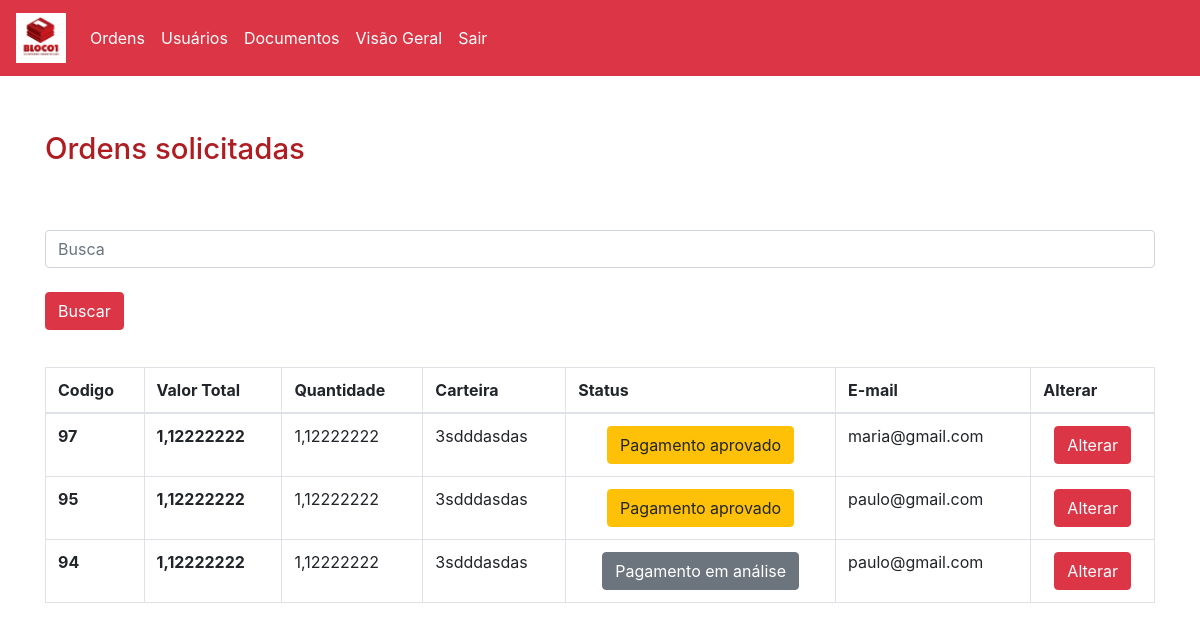
/adm/adm.php (signed in), run on the app's committed database.
### tables this page shows
CREATE TABLE `ordens` (
  `cod` int(11) NOT NULL,
  `valor_total` varchar(30) NOT NULL,
  `quantidade` varchar(20) NOT NULL,
  `carteira` varchar(150) NOT NULL,
  `tipo` varchar(50) NOT NULL,
  `nome` varchar(100) NOT NULL,
  `tamanho` varchar(50) NOT NULL,
  `email` varchar(50) NOT NULL,
  `valor_compra` varchar(20) NOT NULL,
  `valor_venda` varchar(20) NOT NULL,
  `valor_ordem` varchar(20) NOT NULL,
  `data` varchar(10) NOT NULL,
  `hora` varchar(10) NOT NULL,
  `status` int(11) NOT NULL,
  `date` timestamp NOT NULL DEFAULT CURRENT_TIMESTAMP ON UPDATE CURRENT_TIMESTAMP
);

### adm/adm.php (the view, shortened to what this page needs)
<head>
    <link rel="stylesheet" type="text/css" href="../style/style.css">
  </head>
<div style="display:none" id="tudo_page">
<?php
include "../adm/menu.php";
include "../Back/conexao.php";
?>
<div class='container'>
    <div class='row'>
        <div class='col-md-12'>
            <h2 class='espaco-padrao'>Ordens solicitadas</h2>
  </div>
</div>
<div class="row">
    <div class="col-md-12">
    <form action="../adm/busca.php" method="POST" class='espaco-padrao'>
    <input type="text" class="form-control" id="exampleInputEmail1" name="busca" aria-describedby="emailHelp" placeholder="Busca" require="required">
    <br>
    <div class="row">
      <div class="col-md-12">
    <button type="submit" class="btn btn-danger">Buscar</button>
      </div>
    </div>
</form>
    </div>
</div>
<div class="row">
    <div class="col-md-12">
    <table class="table table-bordered">
  <thead>
    <tr>
      <th scope="col">Codigo</th>
      <th scope="col">Valor Total</th>
      <th scope="col">Quantidade</th>
      <th scope="col">Carteira</th>
      <th scope="col">Status</th>
      <th scope="col">E-mail</th>
      <th scope="col">Alterar</th>
    </tr>
  </thead>
  <tbody>
    <tr>
    <?php
       $consulta = "Select * from ordens where status != '4' order by cod desc";
       $resultado = mysqli_query($link,$consulta);
       foreach ($resultado as $rows){
           $codigo = $rows['cod'];
           $valor_total = $rows['valor_total'];
           $quantidade = $rows['quantidade'];
           $carteira = $rows['carteira'];
           $status = $rows['status'];
           $email = $rows['email'];
           ?>
        <div class="col-md-12">
            <div class="row">
      <th scope="row"><?php echo $codigo?></th>
            </div>
        </div>
        <div class="col-md-12">
            <div class="row">
      <th scope="row"><?php echo $valor_total?></th>
            </div>
        </div>
        <div class="col-md-12">
            <div class="row">
      <td><?php echo  $quantidade ?></td>
            </div>
        </div>
        <div class="col-md-12">
            <div class="row">
      <td><?php echo $carteira ?></td>
            </div>
        </div>
        <div class="col-md-12">
            <div class="row">
      <td align="center"><?php
      if ($status == 0){
        echo "<button type='button' align='center' class='btn btn-secondary'>Pagamento em análise</button>";
      }elseif($status == 1){
        echo "<button type='button' align='center' class='btn btn-warning'>Pagamento aprovado</button>";
     }elseif($status == 2){
        echo "<button type='button' align='center' class='btn btn-danger'>Pagamento reprovado</button>";
      }elseif($status == 3){
        echo "<button type='button' align='center' class='btn btn-dark'>Processando</button>";
      }elseif($status == 5){
        echo "<button type='button' align='center' class='btn btn-dark'>Nota Fiscal</button>";
      }else{
        echo "<button type='button' align='center' class='btn btn-success'>Ordem concluída</button>";
      }
       ?></td>
            </div>
            <div class="col-md-12">
            <div class="row">
      <td><?php echo $email ?></td>
            </div>
        </div>
            <div class="col-md-12">
            <div class="row">
      <td align='center'><a href="ordens.php?cod= <?=$codigo;?>"><button type="button" class="btn btn-danger">Alterar</button></a></td>
            </div>
        </div>
        </div>
    </tr>
         <?php
        }
        ?>
        </tbody>
</table>
    </div>
</div>
</div>
      </body>
</html>

### style/style.css (style rules this page uses)
.espaco-padrao { margin-top:5%!important; }
h2 { color:#AF1D23!important; font-size:22pt; }
.table { overflow: scroll!important; }

### data on the page
ordens: cod "97", valor_total "1,12222222", quantidade "1,12222222", carteira "3sdddasdas", status "Pagamento aprovado", email "maria@gmail.com"
ordens: cod "95", valor_total "1,12222222", quantidade "1,12222222", carteira "3sdddasdas", status "Pagamento aprovado", email "paulo@gmail.com"
ordens: cod "94", valor_total "1,12222222", quantidade "1,12222222", carteira "3sdddasdas", status "Pagamento em análise", email "paulo@gmail.com"
